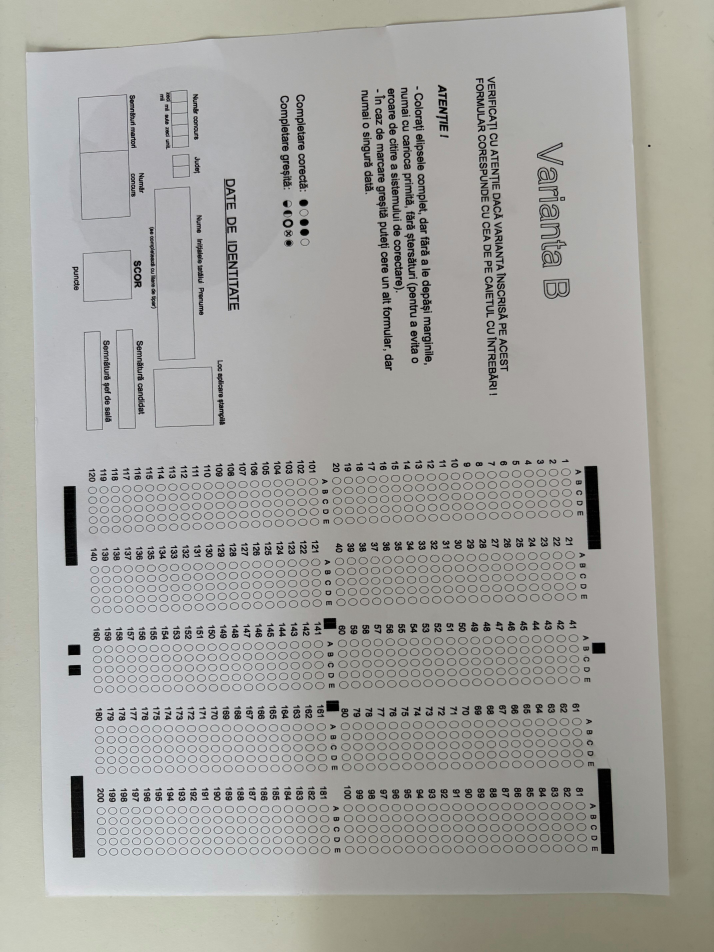
#> input picture detect-poze-test/IMG_0537.jpg, 4284 x 5712 px, found by its file name (shown at 1/6 size)
$ python detect.py
#> lines starting #> are read from the running program, lines starting #| are printed output that depends on the picture; after the words box and inside, x2 and y2 are one past the last pixel; in counts of white or black regions, pixels touching at a corner belong together
import cv2
import numpy as np

def only_very_black_to_white_norm_mask(img_bgr, t=70):
    img = img_bgr.astype(np.int16)
    dist = np.sqrt((img[:,:,0]**2 + img[:,:,1]**2 + img[:,:,2]**2).astype(np.float32))
    mask = np.zeros(img_bgr.shape[:2], dtype=np.uint8)
    mask[dist < t] = 255
    return mask

def cluster_white_regions(mask, connect=8, min_area=600,
                          merge_kernel=7, max_area=40000):
    mask2 = mask.copy()

    # (opțional) scoate puncte izolate înainte să lipești
    k3 = cv2.getStructuringElement(cv2.MORPH_ELLIPSE, (33,3))
    mask2 = cv2.morphologyEx(mask2, cv2.MORPH_OPEN, k3, iterations=1)

    if merge_kernel and merge_kernel > 0:
        k = cv2.getStructuringElement(cv2.MORPH_ELLIPSE, (merge_kernel, merge_kernel))
        mask2 = cv2.morphologyEx(mask2, cv2.MORPH_CLOSE, k, iterations=1)

    num, labels, stats, centroids = cv2.connectedComponentsWithStats(mask2, connectivity=connect)

    clusters = []
    for i in range(1, num):
        x, y, w, h, area = stats[i]
        if area < min_area or area > max_area:
            continue
        cx, cy = centroids[i]
        clusters.append({
            "id": i,
            "bbox": (int(x), int(y), int(w), int(h)),
            "area": int(area),
            "centroid": (float(cx), float(cy))
        })

    clusters.sort(key=lambda c: -c["area"])
    return clusters, labels, mask2

input_dir = "/home/domi/soft31/detect-poze-test/"
output_dir = "/home/domi/soft31/detect-poze-output/"

img = cv2.imread(input_dir + "IMG_0537.jpg")
#> img is the input picture: shape (5712, 4284, 3); mean B, G, R 159, 163.5, 164

mask = only_very_black_to_white_norm_mask(img, t=50)
#> in only_very_black_to_white_norm_mask, `dist = np.sqrt((img[:,:,0]**2 + img[:,:,1]**2 + img[:,:,2]**2).astype(..`:
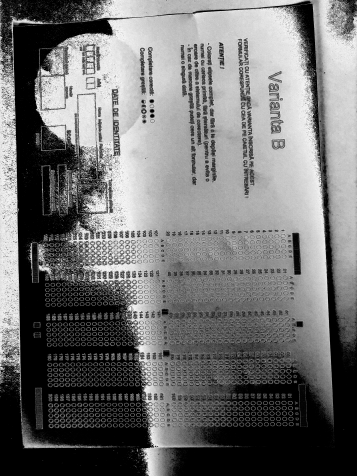
#> dist: shape (5712, 4284) float32 (shown at 1/12 size); 35.28% of the values are NaN or infinite; the others: min 0, max 181, mean 124.6; drawn with min black, max white, NaN and infinite black
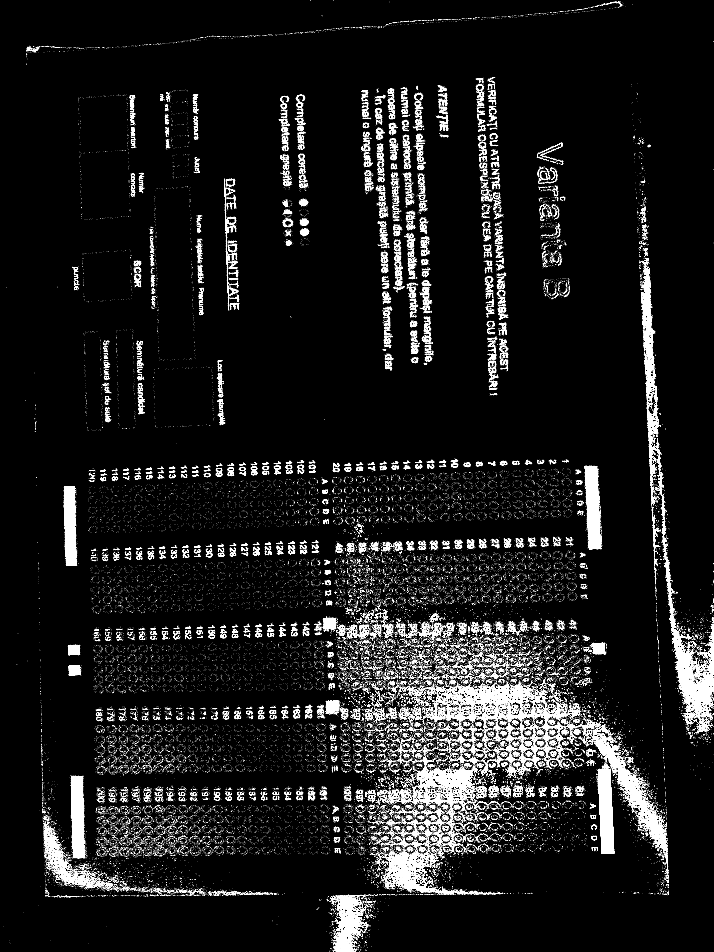
#> mask: shape (5712, 4284) (shown at 1/6 size); 4.2% white; 93868 white regions (89941 under 20 px), largest, box (x1, y1, x2, y2) and area: (3587, 4613, 3685, 5123) 38264, (3989, 3355, 4284, 4288) 37269, (3507, 2797, 3604, 3295) 35533
cv2.imwrite(output_dir + "only_very_black.png", mask)

clusters, labels, mask2 = cluster_white_regions(mask, connect=8,
                                                min_area=5000,
                                                merge_kernel=3)
#> in cluster_white_regions, `mask2 = cv2.morphologyEx(mask2, cv2.MORPH_OPEN, k3, iterations=1)`:
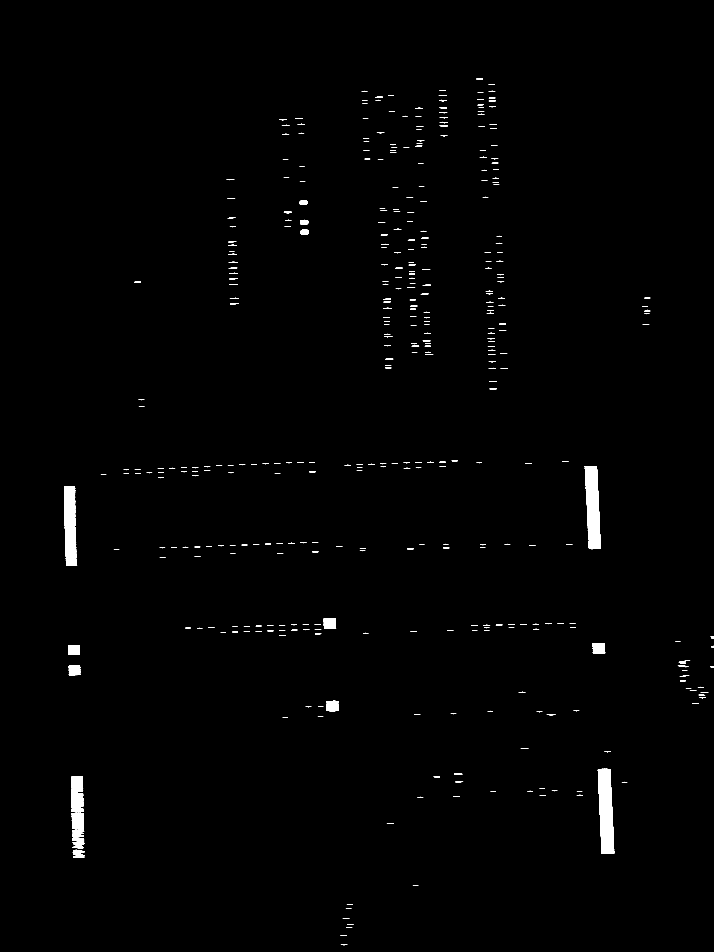
#> mask2: shape (5712, 4284) (shown at 1/6 size); 0.75% white; 421 white regions (1 under 20 px), largest, box (x1, y1, x2, y2) and area: (3587, 4613, 3685, 5123) 38218, (3507, 2797, 3604, 3295) 35381, (385, 2962, 458, 3289) 20438
#> in cluster_white_regions, `num, labels, stats, centroids = cv2.connectedComponentsWithStats(mask2..`:
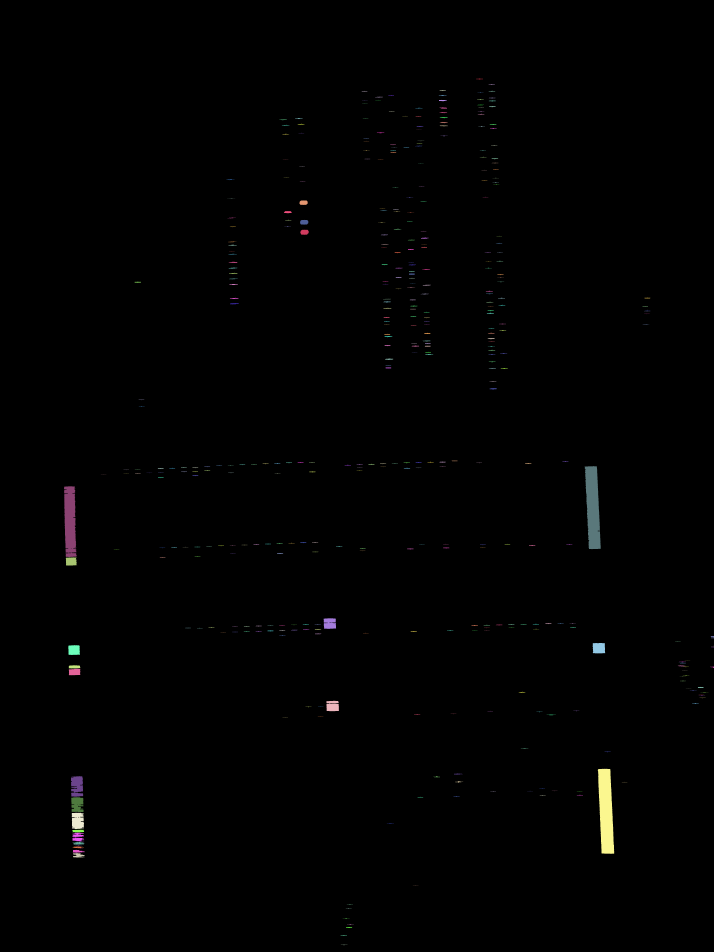
#> labels: shape (5712, 4284) int32 (shown at 1/6 size); 404 distinct labels, from 0 to 403; one colour per label, 0 black
#> in cluster_white_regions, `num, labels, stats, centroids = cv2.connectedComponentsWithStats(mask2..`: num = 404; stats = 404 rows, first 6: [0, 0, 4284, 5712, 24284210], [2857, 472, 41, 4, 100], [2930, 506, 39, 4, 82], [2635, 541, 41, 5, 120], [2170, 545, 34, 4, 70], [2931, 545, 40, 4, 88]; centroids = 404 pairs, first value 420.1 to 4276, second value 473.5 to 5669
#> the loop in cluster_white_regions, `for i in range(1, num):` made 403 passes
#> after the loop in cluster_white_regions, `for i in range(1, num):`: clusters = 6 items
#> clusters = 6 items

dbg = cv2.cvtColor(mask2, cv2.COLOR_GRAY2BGR)
#> dbg: shape (5712, 4284, 3); 0.76% white; 403 white regions (1 under 20 px), largest, box (x1, y1, x2, y2) and area: (3587, 4613, 3685, 5123) 38219, (3507, 2797, 3604, 3295) 35447, (384, 2918, 460, 3342) 26263
for c in clusters:
    x,y,w,h = c["bbox"]
    cv2.rectangle(dbg, (x,y), (x+w, y+h), (0,255,0), 5)
    cv2.putText(dbg, str(c["area"]), (x, max(0,y-5)),
                cv2.FONT_HERSHEY_SIMPLEX, 3, (0,0,255), 2)
#> this loop made 6 passes
#> (x, y, w, h) on passes 1 to 6: (3587, 4613, 98, 510), (3507, 2797, 97, 498), (384, 2918, 76, 424), (426, 4657, 73, 123), (430, 4877, 74, 97), (427, 4783, 75, 90)

cv2.imwrite(output_dir + "clusters.png", dbg)
print("nr clustere:", len(clusters))
#| nr clustere: 6
print("top 10 areas:", [c["area"] for c in clusters[:10]])
#| top 10 areas: [38219, 35447, 26263, 7526, 6295, 5612]

$ run again, with detect-poze-test/IMG_0530.jpg copied over detect-poze-test/IMG_0537.jpg
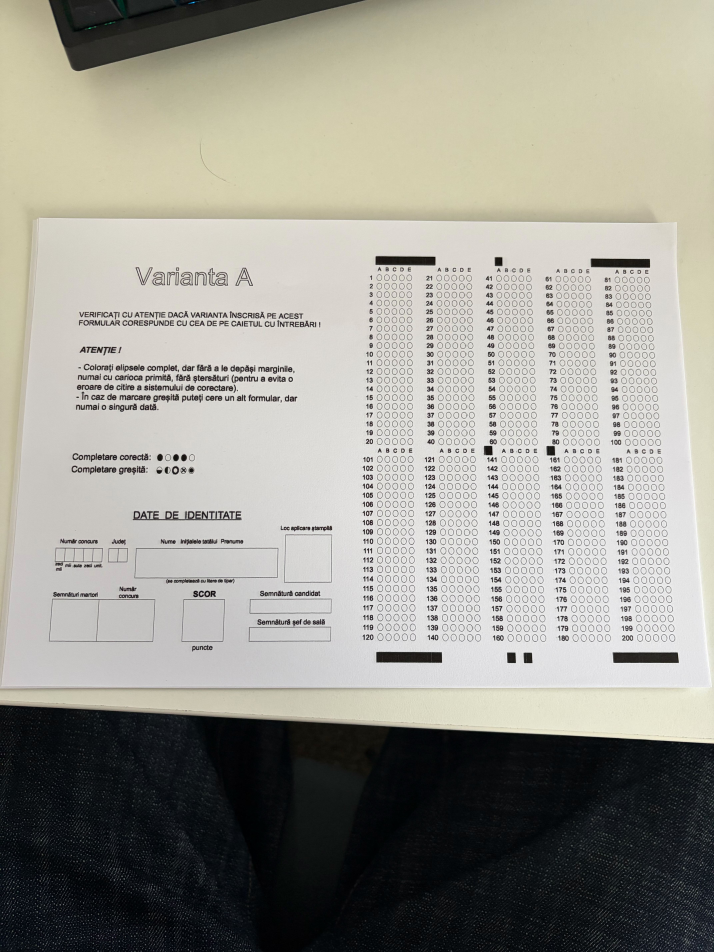
#> input picture detect-poze-test/IMG_0530.jpg, 4284 x 5712 px, found by its file name (shown at 1/6 size)
#> img is the input picture: shape (5712, 4284, 3); mean B, G, R 145.8, 154.4, 155.8
#> `mask = only_very_black_to_white_norm_mask(img, t=50)`:
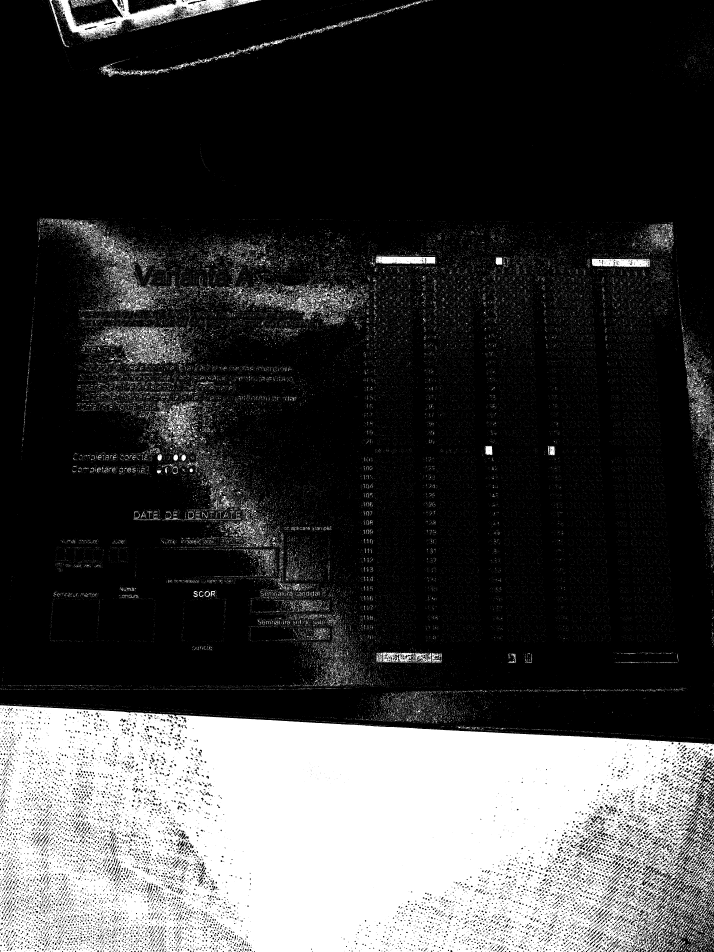
#> mask: shape (5712, 4284) (shown at 1/6 size); 24.6% white; 105330 white regions (100871 under 20 px), largest, box (x1, y1, x2, y2) and area: (0, 4232, 4284, 5712) 5212309, (345, 0, 1558, 232) 75607, (629, 1957, 1061, 2191) 31093
#> in cluster_white_regions, `num, labels, stats, centroids = cv2.connectedComponentsWithStats(mask2..`:
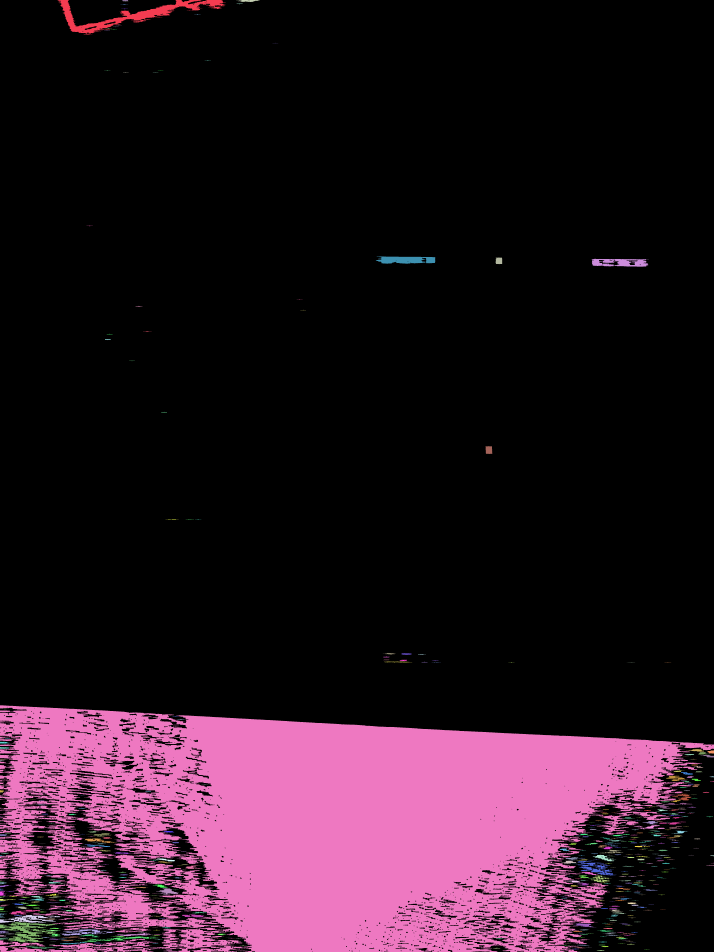
#> labels: shape (5712, 4284) int32 (shown at 1/6 size); 514 distinct labels, from 0 to 513; one colour per label, 0 black
#> num = 514; stats = 514 rows, first 6: [0, 0, 4284, 5712, 20017973], [345, 0, 1011, 207, 45819], [734, 0, 35, 5, 137], [1417, 0, 141, 12, 1037], [737, 6, 33, 3, 36], [1419, 21, 37, 4, 80]; centroids = 514 pairs, first value 7.7 to 4275.9, second value 1.53 to 5704.5
#> the loop in cluster_white_regions, `for i in range(1, num):` made 513 passes
#> after the loop in cluster_white_regions, `for i in range(1, num):`: clusters = 5 items
#> the loop `for c in clusters:` made 5 passes
#> (x, y, w, h) on passes 1 to 5: (0, 5533, 349, 121), (2255, 1539, 357, 43), (3550, 1553, 343, 47), (0, 5490, 372, 47), (3454, 5164, 245, 90)
#| nr clustere: 5
#| top 10 areas: [16049, 12217, 11424, 7013, 6612]

$ run again, with detect-poze-test/IMG_0531.jpg copied over detect-poze-test/IMG_0537.jpg
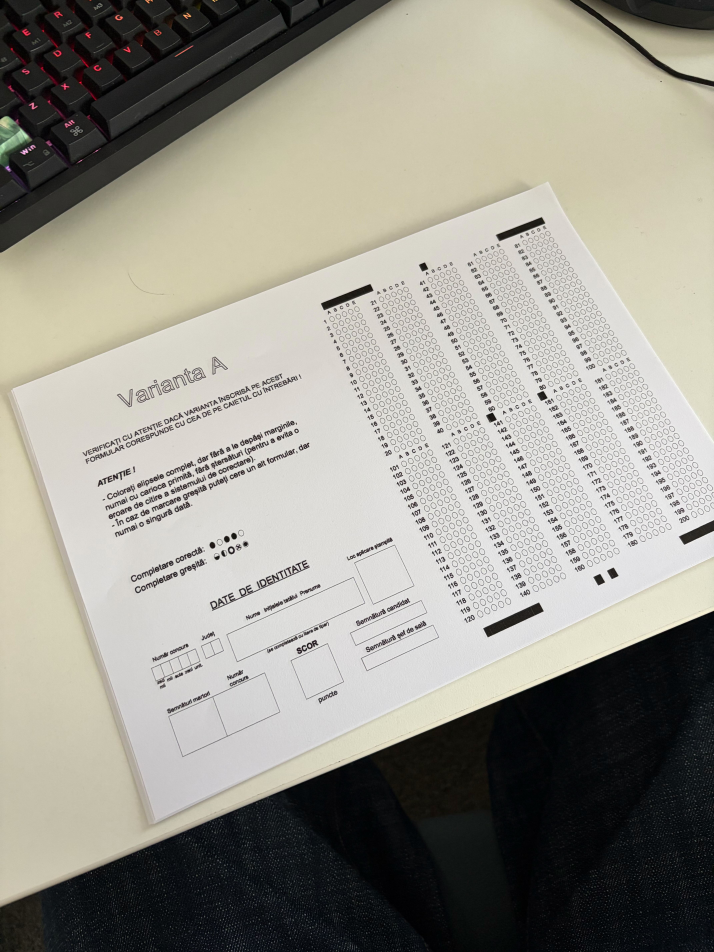
#> input picture detect-poze-test/IMG_0531.jpg, 4284 x 5712 px, found by its file name (shown at 1/6 size)
#> img is the input picture: shape (5712, 4284, 3); mean B, G, R 142.1, 151.2, 153.3
#> mask: shape (5712, 4284); 25.5% white; 101742 white regions (96597 under 20 px), largest, box (x1, y1, x2, y2) and area: (231, 3667, 4284, 5712) 4566736, (0, 0, 2134, 1046) 574055, (153, 2212, 949, 2800) 90976
#> in cluster_white_regions, `num, labels, stats, centroids = cv2.connectedComponentsWithStats(mask2..`:
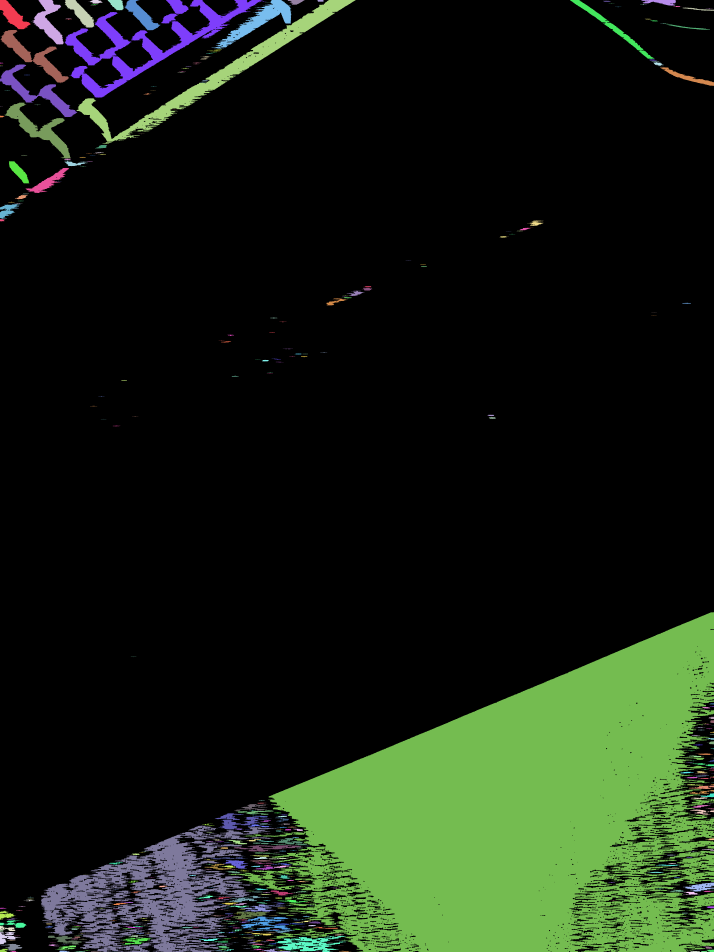
#> labels: shape (5712, 4284) int32 (shown at 1/6 size); 486 distinct labels, from 0 to 485; one colour per label, 0 black
#> num = 486; stats = 486 rows, first 6: [0, 0, 4284, 5712, 19878453], [0, 0, 187, 176, 14152], [186, 0, 197, 267, 21328], [389, 0, 178, 166, 12283], [531, 0, 85, 22, 1112], [646, 0, 97, 62, 4028]; centroids = 486 pairs, first value 7.05 to 4275.8, second value 4.43 to 5711
#> the loop in cluster_white_regions, `for i in range(1, num):` made 485 passes
#> (x, y, w, h, area) on passes 4, 5, 7: (531, 0, 85, 22, 1112), (646, 0, 97, 62, 4028), (388, 0, 1211, 586, 143698)
#> after the loop in cluster_white_regions, `for i in range(1, num):`: clusters = 19 items
#> the loop `for c in clusters:` made 19 passes
#> (x, y, w, h) on passes 1 to 8: (1267, 0, 481, 292), (26, 615, 398, 335), (0, 386, 464, 317), (0, 179, 413, 320), (186, 0, 197, 267), (1651, 5615, 425, 97), (3420, 0, 508, 353), (747, 0, 217, 182)
#> after the loop `for c in clusters:`:
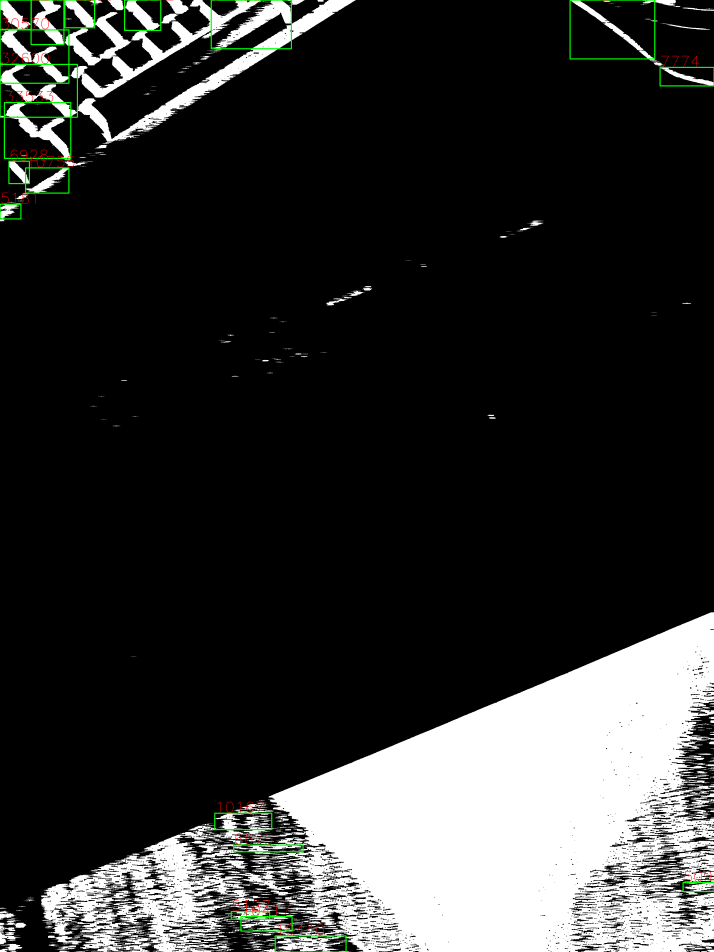
#> dbg: shape (5712, 4284, 3) (shown at 1/6 size); mean B, G, R 47.5, 48.7, 47.8
#| nr clustere: 19
#| top 10 areas: [34985, 33533, 32600, 30570, 21328, 19440, 16424, 14382, 14152, 12283]
